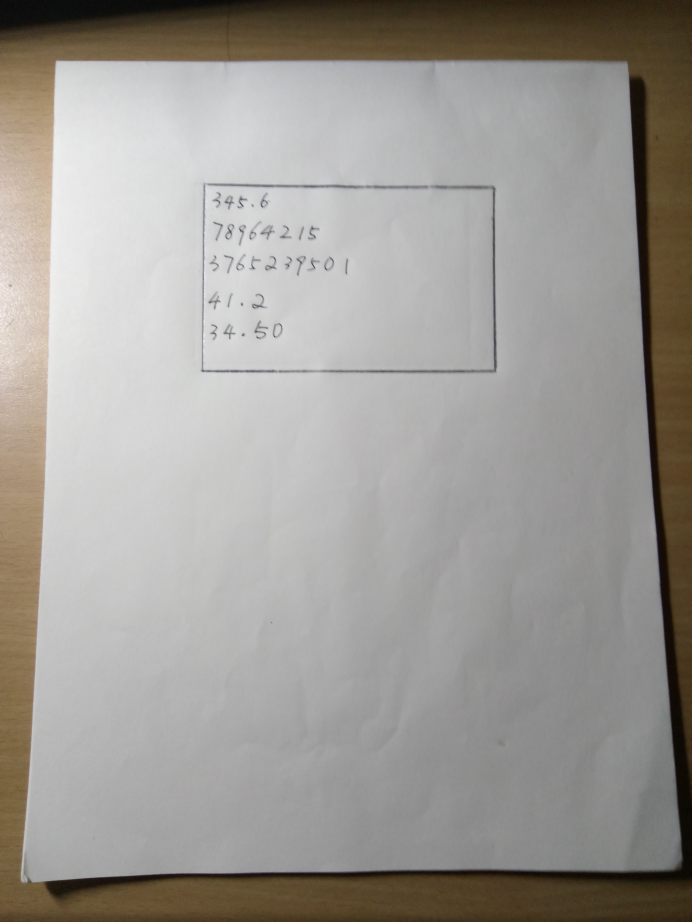
#> input picture box_test_images/test.jpg, 3456 x 4608 px, found by its file name (shown at 1/5 size)
$ python paper_correct.py   (older library calls are emulated)
#> lines starting #> are read from the running program, lines starting #| are printed output that depends on the picture; after the words box and inside, x2 and y2 are one past the last pixel; in counts of white or black regions, pixels touching at a corner belong together
### function.py
import os
import cv2
import numpy as np

READ_FOLDER = 'dataset'  # 需要处理的图片，经过矫正的
WRITE_FOLDER = 'write_folder'  # 最后得到的一个个的数字的图片
PROCESS_FOLDER = 'process'  # 被二值化、腐蚀之后的图片（预处理图片）
DIGITS_STR_FOLDER = 'strings'  # 一串一串的数字
# 调整以下参数可以获得合适的预处理图片
CROP_LEN = 10  # 被去掉的A4纸边缘的长度， 注意是每边
RESOLUTION = 28  # 28*28 for mnist dataset
kernel_connect = np.array([[1, 1, 1], [1, 0, 1], [1, 1, 1]], np.uint8)
# Elliptical Kernel
kernel_ellip = cv2.getStructuringElement(cv2.MORPH_ELLIPSE, (3, 3))
# Cross-shaped Kernel
# to manipulate the orientation of dilution, large x means
# horizonatally dilating more, large y means vertically dilating more
kernel_cross_h = cv2.getStructuringElement(cv2.MORPH_CROSS, (1, 8))
kernel_cross_w = cv2.getStructuringElement(cv2.MORPH_CROSS, (8, 1))


# [113 lines left out: functions is_vertical_writing, split_digits_str, load_digits_arr_from_folder, find_digits_str, not called in this run]


def adaptive_Thresh(image, win_size, ratio=0.15):  # 定义了自适应阈值方法
    i_mean = cv2.boxFilter(image, cv2.CV_32FC1, win_size)
    out = image - (1.0 - ratio) * i_mean
    out[out >= 0] = 0  # 注意mnist数据集以黑色为底色
    out[out < 0] = 255
    out = out.astype(np.uint8)
    return out


# [23 lines left out: function get_box, not called in this run]

### paper_correct.py
import cv2
import numpy as np
from function import adaptive_Thresh

filename = 'box_test_images\\test.jpg'
CROP_LEN = 400  # 被去掉的A4纸边缘的长度， 注意是每边
kernel_ellip = cv2.getStructuringElement(cv2.MORPH_ELLIPSE, (3, 3))
img = cv2.imread(filename)
#> img is the input picture: shape (4608, 3456, 3); mean B, G, R 150.1, 155.1, 158.5
gray = cv2.cvtColor(img, cv2.COLOR_BGR2GRAY)
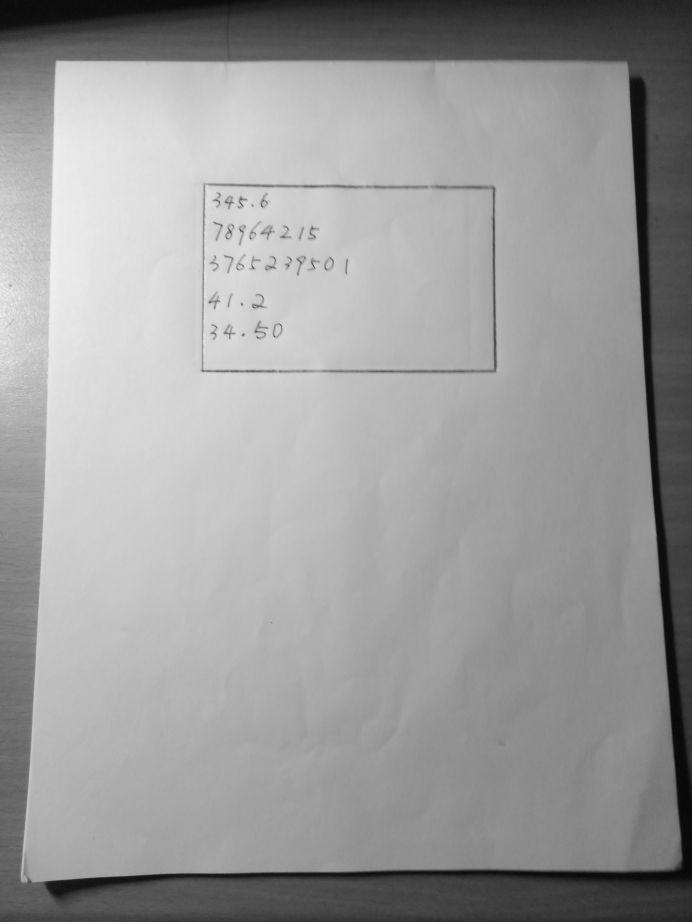
#> gray: shape (4608, 3456) (shown at 1/5 size); min 0, max 252, mean 155.6
height, width = gray.shape
#> height = 4608; width = 3456
cropped = gray[CROP_LEN:height - CROP_LEN, CROP_LEN:width - CROP_LEN]
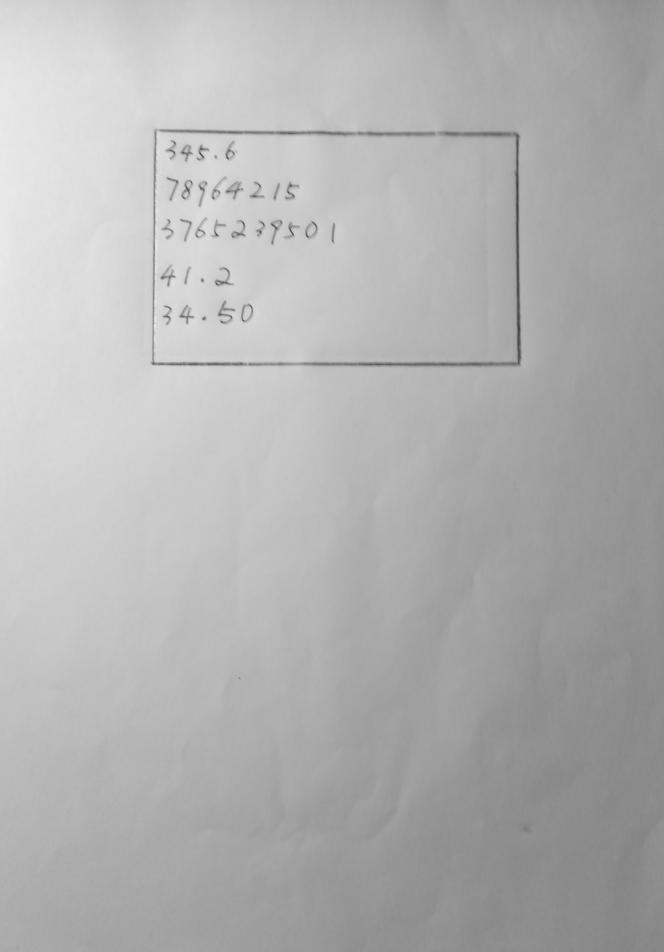
#> cropped: shape (3808, 2656) (shown at 1/4 size); min 33, max 249, mean 178.2
# 采用自适应阈值法，显著减少图片不连续或糊成一团的现象
thresh_img = adaptive_Thresh(cropped, (39, 39))
#> in adaptive_Thresh, `out = image - (1.0 - ratio) * i_mean`:
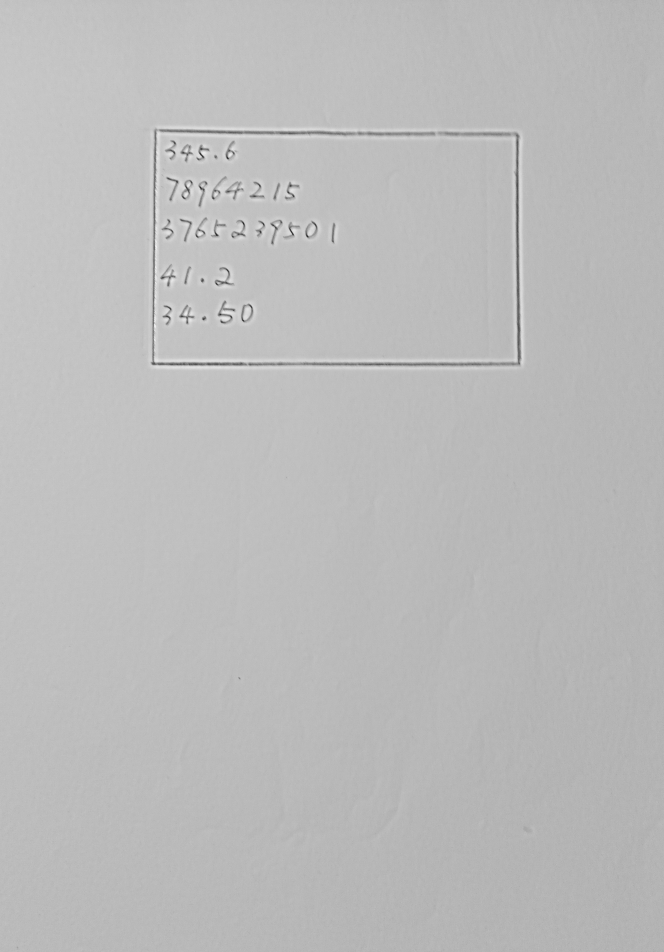
#> out: shape (3808, 2656) float32 (shown at 1/4 size); min -114.2, max 77.02, mean 26.7; drawn with min black and max white
#> in adaptive_Thresh, `out[out >= 0] = 0`:
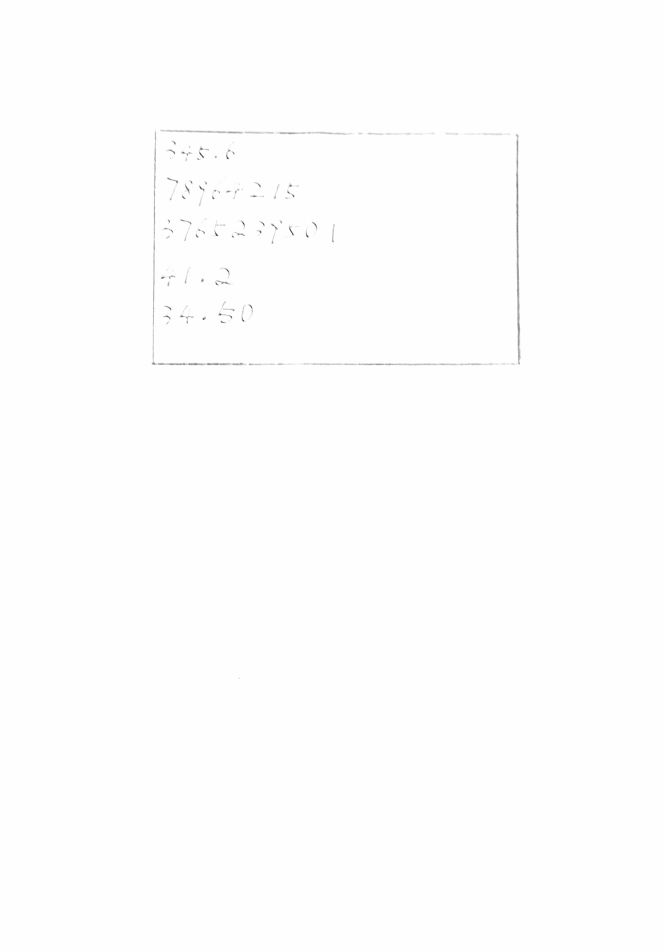
#> out: shape (3808, 2656) float32 (shown at 1/4 size); min -114.2, max 0, mean -0.133; drawn with min black and max white
#> in adaptive_Thresh, `out[out < 0] = 255`:
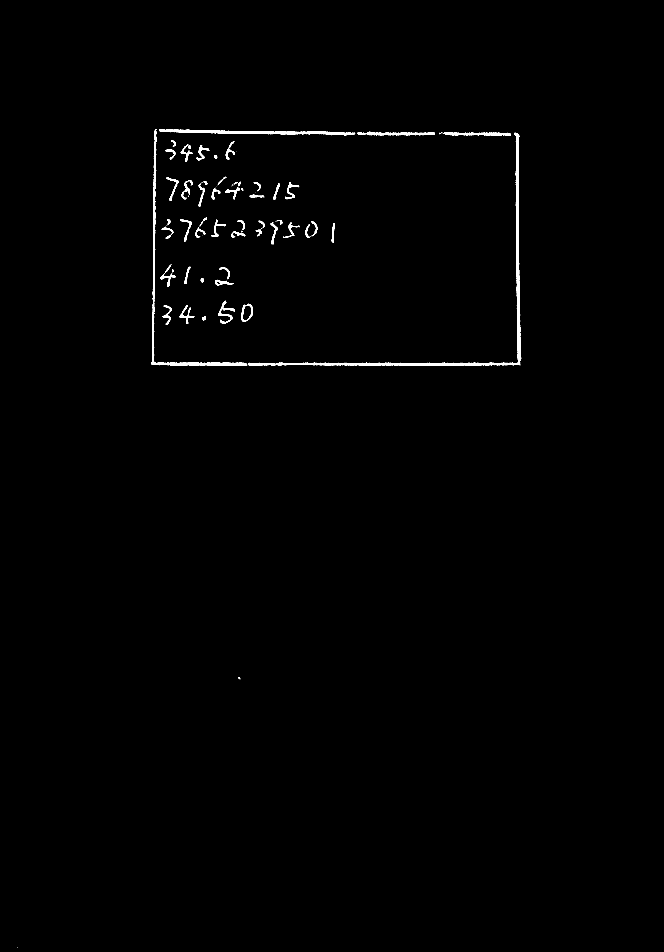
#> out: shape (3808, 2656) float32 (shown at 1/4 size); 0.61% white; 137 white regions (76 under 20 px), largest, box (x1, y1, x2, y2) and area: (992, 531, 2085, 1464) 18617, (606, 517, 989, 1462) 9328, (636, 517, 1421, 542) 7328
dilated = cv2.dilate(thresh_img, kernel_ellip, iterations=2)
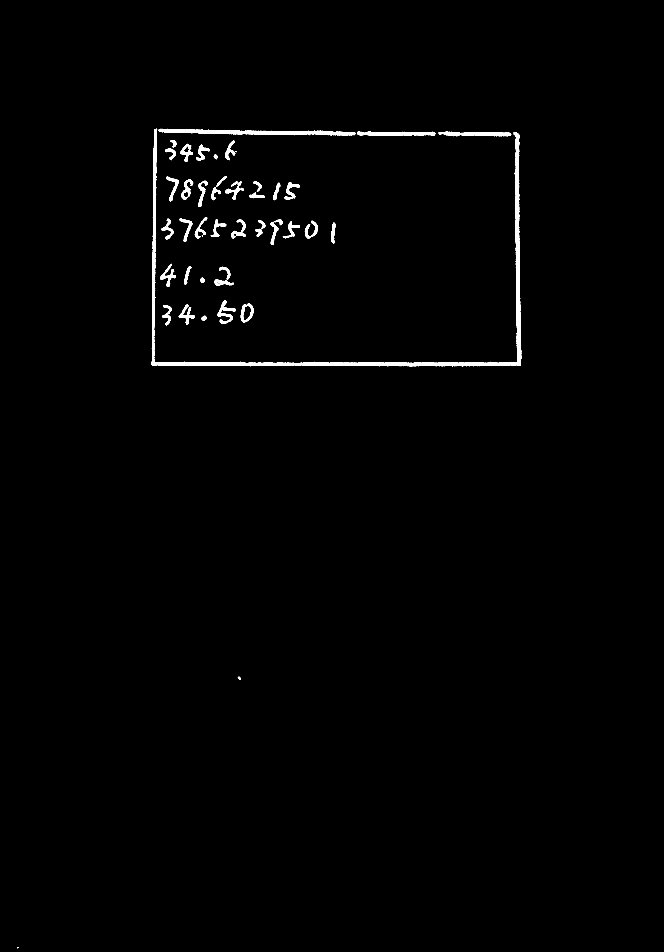
#> dilated: shape (3808, 2656) (shown at 1/4 size); 0.96% white; 52 white regions (5 under 20 px)
im_d, contours, hierarchy = cv2.findContours(dilated, cv2.RETR_EXTERNAL, cv2.CHAIN_APPROX_NONE)
#> contours = 52 contours, 5 with area under 20; largest, box (x1, y1, x2, y2) and area: (604, 515, 2087, 1466) 38162, (634, 515, 1423, 544) 9784, (1429, 525, 1741, 544) 3583, (1754, 526, 2045, 545) 3355, (963, 1213, 1014, 1290) 2796
contour_biggest = None
length = 0
for contour in contours:
    [x, y, w, h] = cv2.boundingRect(contour)
    if (w + h) > length:
        contour_biggest = contour
        length = w + h
#> this loop made 52 passes
#> (x, y, w, h, length) on passes 1, 2, 3, 4, 5, 7, 49, 50, 51, 52: (68, 3788, 6, 5, 11), (951, 2707, 12, 12, 24), (806, 1263, 20, 21, 41), (649, 1220, 39, 81, 120), (715, 1218, 64, 80, 144), (870, 1201, 72, 95, 167), (1754, 526, 291, 19, 310), (1429, 525, 312, 19, 331), (634, 515, 789, 29, 818), (604, 515, 1483, 951, 2434)
#> (x, y, w, h) on passes 6, 8, 9, 10, 11, 12: (963, 1213, 51, 77), (858, 1117, 78, 27), (801, 1110, 17, 22), (876, 1067, 45, 52), (736, 1065, 30, 73), (640, 1055, 64, 93)
#> after the loop, contour_biggest = contour of 6673 points, box (x1, y1, x2, y2) (604, 515, 2087, 1466), area 38162; length = 2434
cv2.drawContours(img, contour_biggest, -1, (0, 255, 255), 4)
[x, y, w, h] = cv2.boundingRect(contour_biggest)
output = thresh_img[y:y+h, x:x+w]
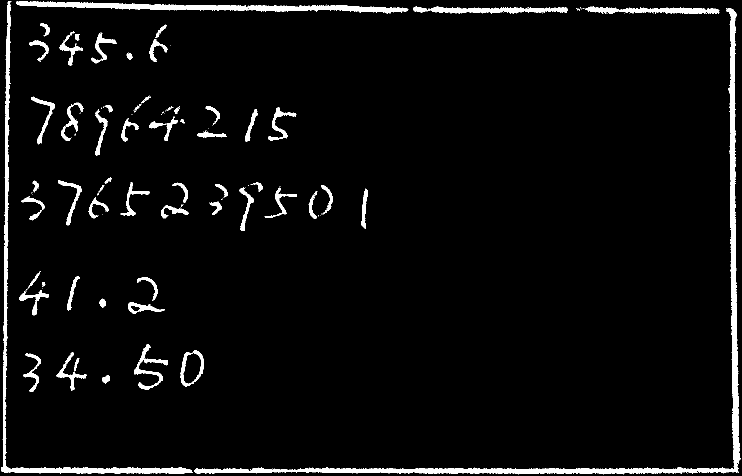
#> output: shape (951, 1483) (shown at 1/2 size); 4.4% white; 135 white regions (75 under 20 px), largest, box (x1, y1, x2, y2) and area: (388, 16, 1481, 949) 18617, (2, 2, 385, 947) 9328, (32, 2, 817, 27) 7328
assert dilated.shape == thresh_img.shape
cv2.namedWindow('outcome', 0)
cv2.imshow("outcome", img)
cv2.waitKey(0)
cv2.imshow("outcome", thresh_img)
cv2.waitKey(0)
cv2.imshow("outcome", output)
cv2.waitKey(0)
cv2.imshow("outcome", dilated)
cv2.waitKey(0)
